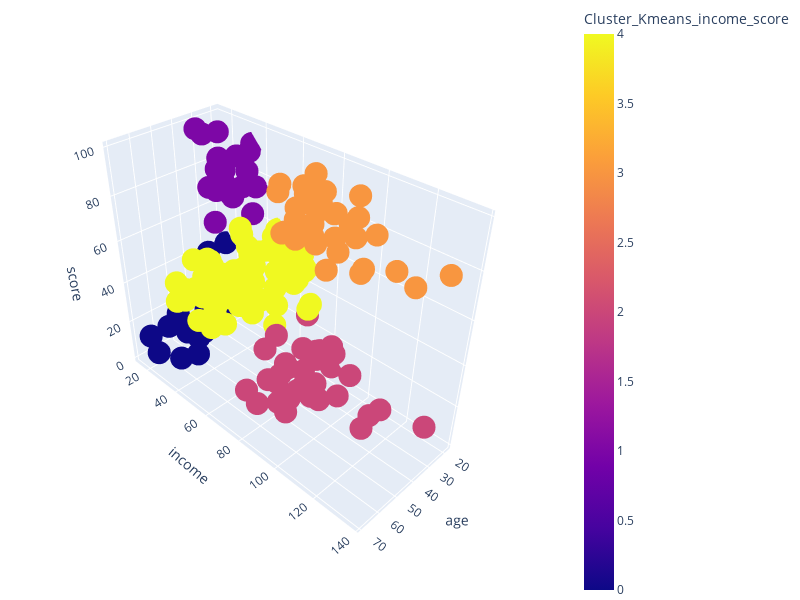

Notebook code for this chart:
### Code cell
fig = px.scatter_3d(df_cluster, 
                    x='age',
                    y='income',
                    z='score',
                    color='Cluster_Kmeans_income_score',
                    labels={'x': 'age',
                            'y': 'income',
                            'z': 'score'},
                   )
fig.update_layout(
    margin=dict(l=0, r=0, b=0, t=0),
    autosize=False, 
    width=800,  
    height=600  
)

fig.show()

### Figure 1 — Plotly figure (JSON) as saved in the notebook; plotly's stock layout.template omitted (floating-point values rounded to 4 significant figures; data arrays with more than 128 entries replaced by an {"elided": "..."} marker saying what was removed)
{"data": [{"hovertemplate": "age=%{x}<br>income=%{y}<br>score=%{z}<br>Cluster_Kmeans_income_score=%{marker.color}<extra></extra>", "legendgroup": "", "marker": {"color": {"elided": "200 int values"}, "coloraxis": "coloraxis", "symbol": "circle"}, "mode": "markers", "name": "", "scene": "scene", "showlegend": false, "type": "scatter3d", "x": {"elided": "200 int values"}, "y": {"elided": "200 int values"}, "z": {"elided": "200 int values"}}], "layout": {"autosize": false, "coloraxis": {"colorbar": {"title": {"text": "Cluster_Kmeans_income_score"}}, "colorscale": [[0, "#0d0887"], [0.1111, "#46039f"], [0.2222, "#7201a8"], [0.3333, "#9c179e"], [0.4444, "#bd3786"], [0.5556, "#d8576b"], [0.6667, "#ed7953"], [0.7778, "#fb9f3a"], [0.8889, "#fdca26"], [1, "#f0f921"]]}, "height": 600, "legend": {"tracegroupgap": 0}, "margin": {"b": 0, "l": 0, "r": 0, "t": 0}, "scene": {"aspectmode": "auto", "aspectratio": {"x": 0.6093, "y": 1.429, "z": 1.148}, "camera": {"center": {"x": 0, "y": 0, "z": 0}, "eye": {"x": 1.738, "y": 1.738, "z": 1.738}, "projection": {"type": "perspective"}, "up": {"x": 0, "y": 0, "z": 1}}, "domain": {"x": [0, 1], "y": [0, 1]}, "xaxis": {"title": {"text": "age"}, "type": "linear"}, "yaxis": {"title": {"text": "income"}, "type": "linear"}, "zaxis": {"title": {"text": "score"}, "type": "linear"}}, "width": 800}}
